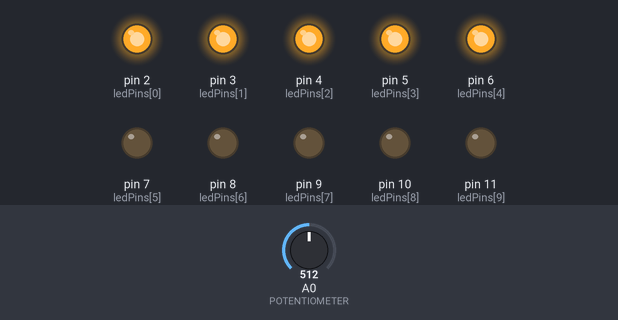
Bench run of a sketch on a simulated Arduino Uno, built with avr-gcc and run on an emulated ATmega328P. Parts: output pins drawn as LEDs (lit = HIGH). The test bench sets the inputs (shaded band); at power-on: A0 (POTENTIOMETER) = 512.

Above: at 1.2 s.
1.3 s: A0 (POTENTIOMETER) set to 547
2.8 s: A0 (POTENTIOMETER) set to 568
At 4.0 s:
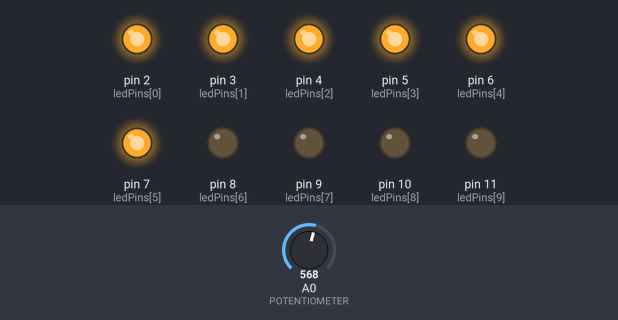
4.3 s: A0 (POTENTIOMETER) set to 716
At 5.2 s:
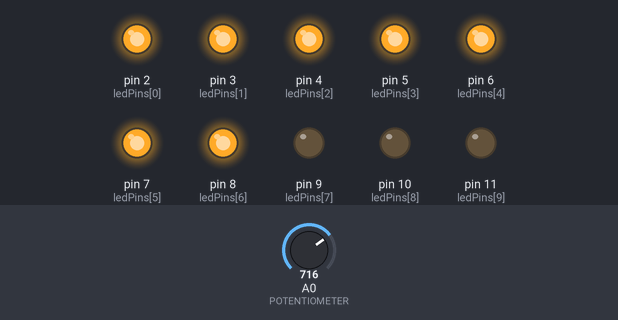
5.8 s: A0 (POTENTIOMETER) set to 737
7.3 s: A0 (POTENTIOMETER) set to 760
At 8.5 s:
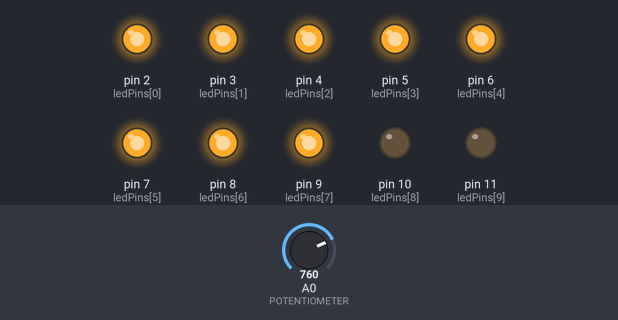
8.8 s: A0 (POTENTIOMETER) set to 511
At 9.9 s:
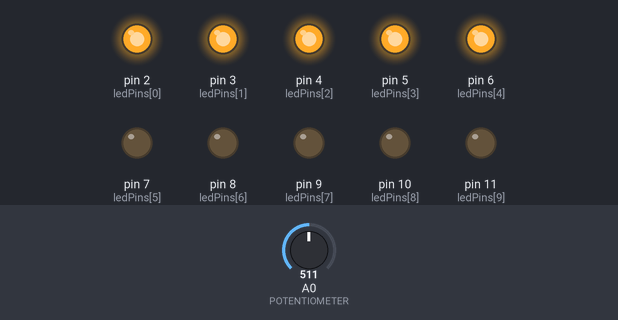
Timing chart, 0 to 11.3 s (numbered marks = the images above; inputs shaded):
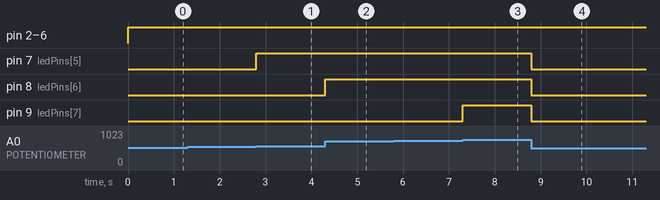

Measured:
- the behaviour switches between 557 and 558 on A0 (POTENTIOMETER) (found by bisection; images 0 and 1)
- the behaviour switches between 743 and 744 on A0 (POTENTIOMETER) (found by bisection; images 2 and 3)
- after the input at 1.3 s, every drawn part: stays the same
- after the input at 2.8 s, pin 7 (ledPins[5]): LOW → HIGH at once
- after the input at 4.3 s, pin 8 (ledPins[6]): LOW → HIGH at once
- after the input at 5.8 s, every drawn part: stays the same
- after the input at 7.3 s, pin 9 (ledPins[7]): LOW → HIGH at once
- after the input at 8.8 s, pin 7 (ledPins[5]), pin 8 (ledPins[6]), pin 9 (ledPins[7]): HIGH → LOW at once

The sketch:

Lab3PassPlus.ino
```cpp
// Define LED pins
const int ledPins[] = {2, 3, 4, 5, 6, 7, 8, 9, 10, 11};
const int numLeds = sizeof(ledPins) / sizeof(ledPins[0]);

const int POTENTIOMETER = A0;

void setup() {
    for (int i = 0; i < numLeds; i++) {
        pinMode(ledPins[i], OUTPUT);
    }
}

void loop() {
    int potValue = analogRead(POTENTIOMETER);

    // Map POT value to LED count (0 to 10)
    int ledCount = map(potValue, 0, 1023, 0, numLeds + 1);

    for (int i = 0; i < numLeds; i++) {
        digitalWrite(ledPins[i], i < ledCount ? HIGH : LOW);
    }
}
```
